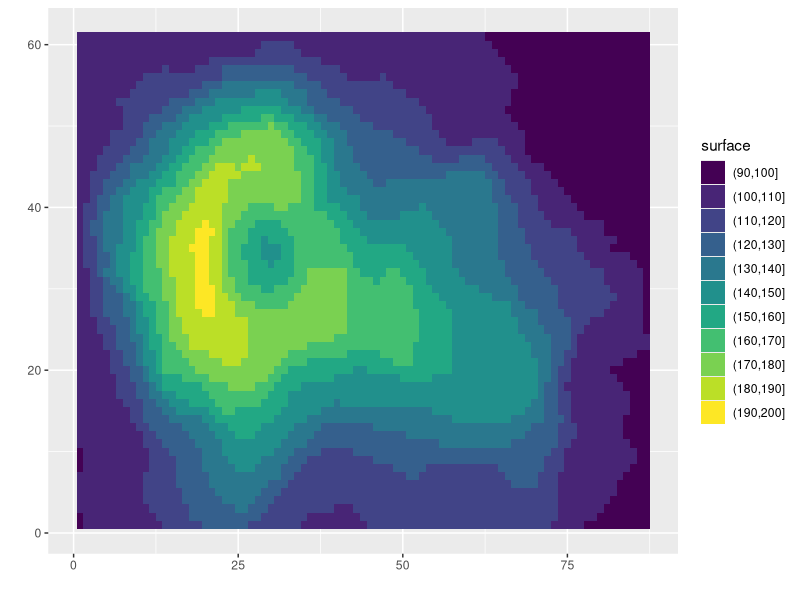
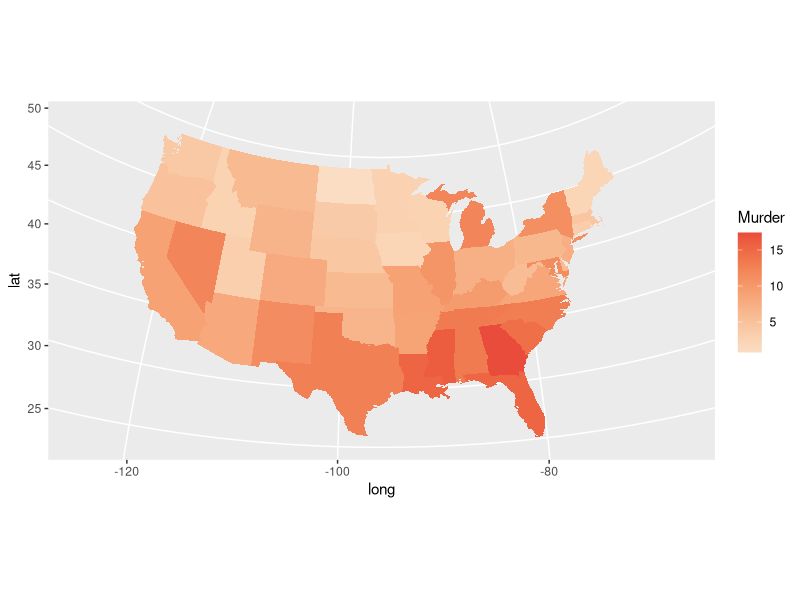
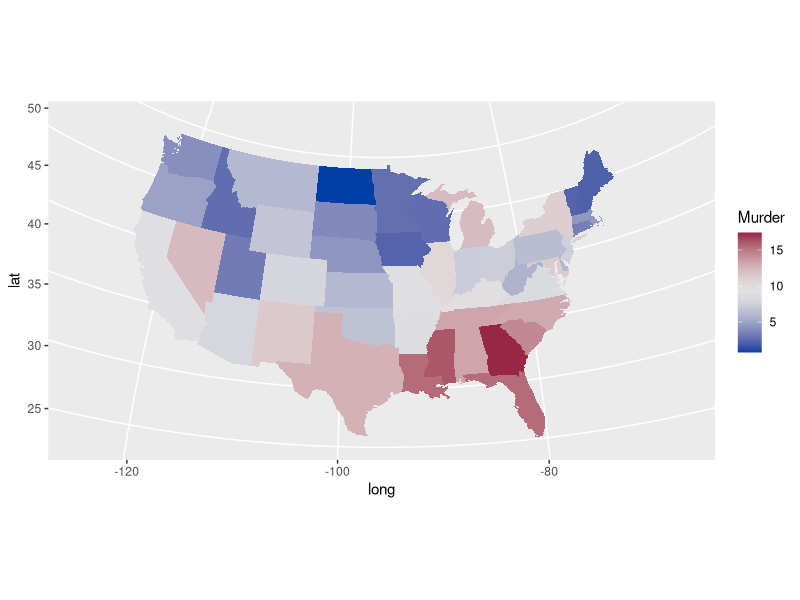

The R source for these figures, in order:
# Color for Maps 
library(ggplot2)
library(reshape2)
library(dplyr)  # required for arrange()
library(colorspace)
library(viridis)
library(maps) # for the state map data
library(mapproj) ## THIS FIXES ERROR IN LECTURE

#### Contour maps ####
# Filled contour maps for ggplot2
boom<-melt(volcano)
range(boom$value) # Check out the range of values to pick scale breaks

boom$levels<-cut(boom$value,breaks=c(90,100,125,150,175,200)) # create breaks in values
boom$levels<-cut(boom$value,breaks=seq(90,200,by=10))

colors_surface<-terrain_hcl(nlevels(boom$levels), c = c(65, 0), l = c(45, 90), power = c(1/2, 1.5)) # Create color
#colors_surface<-sequential_hcl(nlevels(boom$levels), c = 0, l=c(30,90), power = 2.0)
colors_surface<-viridis(nlevels(boom$levels))

ggplot(boom,aes(Var1,Var2)) + xlab(" ") + ylab(" ") +
  geom_tile(aes(fill=levels)) + 
  scale_fill_manual("surface",values=colors_surface)


# required packages

states_map<-map_data("state") #extracts data from the states map

# Make a data set of US crime data from the USArrests data set
crimes<-data.frame(state=tolower(rownames(USArrests)),USArrests)
crime_map<-merge(states_map,crimes,by.x="region",by.y="state")
crime_map<-arrange(crime_map,group,order)
head(crime_map)

# Plot make of murder rate. You can select any column in that 
basemap<-ggplot(crime_map,aes(x=long,y=lat,group=group,fill=Murder)) +
  geom_polygon() + coord_map("polyconic") 

# Color map sequential increasing with colorspace
basemap + scale_fill_continuous_sequential(palette="Peach")

# Color map diverging from the midpoint (mean murder rate) with colorspace 
basemap + scale_fill_continuous_diverging(palette="Blue-Red",mid=mean(crime_map$Murder))
